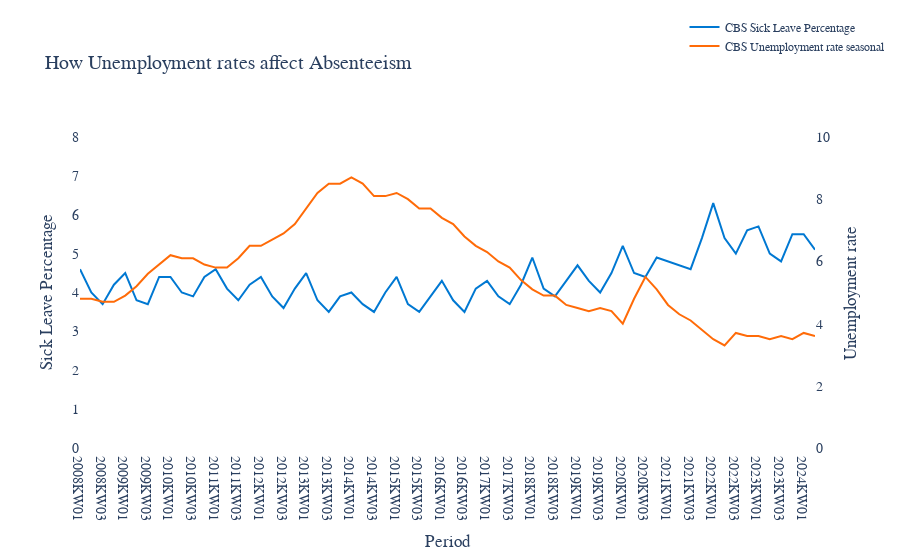

The cell this chart's notebook holds for it:
### Code cell
# Create the figure
fig = go.Figure()

# Add the sickleave to the left y-axis
fig.add_trace(
    go.Scatter(
        x=merged_df_vanaf2008['Perioden'], 
        y=merged_df_vanaf2008['Ziekteverzuimpercentage_1'],
        mode='lines', 
        name='CBS Sick Leave Percentage', 
        line=dict(color='#0078d2'),
        yaxis='y1'
    )
)

# Add the unemploymentrate to the right y-axis
fig.add_trace(
    go.Scatter(
        x=merged_df_vanaf2008['Perioden'], 
        y=merged_df_vanaf2008['Seizoengecorrigeerd_8'], 
        mode='lines', 
        name='CBS Unemployment rate seasonal', 
        line=dict(color='#ff6b08'),
        yaxis='y2'
    )
)

# Update the layout for two y-axes with customized settings
fig.update_layout(
    title='How Unemployment rates affect Absenteeism',
    xaxis=dict(
        title='Period',
        showgrid=True,
    ),
    yaxis=dict(
        title='Sick Leave Percentage',
        range=[0, 8],
            ),
    yaxis2=dict(
        title='Unemployment rate',
        anchor='x',
        overlaying='y',
        side='right',
        range=[0, 10]
    ),
    legend=dict(
        x=1.1,  # Move the legend to the top-right corner
        y=1.4,
        xanchor='right',
        font=dict(
            family='Arial',
            size=12
        )
    ),
    font=dict(
        family='Arial',
        size=14
    ),
    plot_bgcolor='white',  # Set background color to white
)

# Define the width and height of the plot (adjust as needed)
plot_width = 1000  # Width of the plot in pixels
plot_height = 600  # Height of the plot in pixels

# Show the plot
fig.show()

### Figure 1 — Plotly figure (JSON) as saved in the notebook; plotly's stock layout.template omitted (floating-point values rounded to 4 significant figures)
{"data": [{"line": {"color": "#0078d2"}, "mode": "lines", "name": "CBS Sick Leave Percentage", "type": "scatter", "x": ["2008KW01", "2008KW02", "2008KW03", "2008KW04", "2009KW01", "2009KW02", "2009KW03", "2009KW04", "2010KW01", "2010KW02", "2010KW03", "2010KW04", "2011KW01", "2011KW02", "2011KW03", "2011KW04", "2012KW01", "2012KW02", "2012KW03", "2012KW04", "2013KW01", "2013KW02", "2013KW03", "2013KW04", "2014KW01", "2014KW02", "2014KW03", "2014KW04", "2015KW01", "2015KW02", "2015KW03", "2015KW04", "2016KW01", "2016KW02", "2016KW03", "2016KW04", "2017KW01", "2017KW02", "2017KW03", "2017KW04", "2018KW01", "2018KW02", "2018KW03", "2018KW04", "2019KW01", "2019KW02", "2019KW03", "2019KW04", "2020KW01", "2020KW02", "2020KW03", "2020KW04", "2021KW01", "2021KW02", "2021KW03", "2021KW04", "2022KW01", "2022KW02", "2022KW03", "2022KW04", "2023KW01", "2023KW02", "2023KW03", "2023KW04", "2024KW01", "2024KW02"], "y": [4.6, 4, 3.7, 4.2, 4.5, 3.8, 3.7, 4.4, 4.4, 4, 3.9, 4.4, 4.6, 4.1, 3.8, 4.2, 4.4, 3.9, 3.6, 4.1, 4.5, 3.8, 3.5, 3.9, 4, 3.7, 3.5, 4, 4.4, 3.7, 3.5, 3.9, 4.3, 3.8, 3.5, 4.1, 4.3, 3.9, 3.7, 4.2, 4.9, 4.1, 3.9, 4.3, 4.7, 4.3, 4, 4.5, 5.2, 4.5, 4.4, 4.9, 4.8, 4.7, 4.6, 5.4, 6.3, 5.4, 5, 5.6, 5.7, 5, 4.8, 5.5, 5.5, 5.1], "yaxis": "y"}, {"line": {"color": "#ff6b08"}, "mode": "lines", "name": "CBS Unemployment rate seasonal", "type": "scatter", "x": ["2008KW01", "2008KW02", "2008KW03", "2008KW04", "2009KW01", "2009KW02", "2009KW03", "2009KW04", "2010KW01", "2010KW02", "2010KW03", "2010KW04", "2011KW01", "2011KW02", "2011KW03", "2011KW04", "2012KW01", "2012KW02", "2012KW03", "2012KW04", "2013KW01", "2013KW02", "2013KW03", "2013KW04", "2014KW01", "2014KW02", "2014KW03", "2014KW04", "2015KW01", "2015KW02", "2015KW03", "2015KW04", "2016KW01", "2016KW02", "2016KW03", "2016KW04", "2017KW01", "2017KW02", "2017KW03", "2017KW04", "2018KW01", "2018KW02", "2018KW03", "2018KW04", "2019KW01", "2019KW02", "2019KW03", "2019KW04", "2020KW01", "2020KW02", "2020KW03", "2020KW04", "2021KW01", "2021KW02", "2021KW03", "2021KW04", "2022KW01", "2022KW02", "2022KW03", "2022KW04", "2023KW01", "2023KW02", "2023KW03", "2023KW04", "2024KW01", "2024KW02"], "y": [4.8, 4.8, 4.7, 4.7, 4.9, 5.2, 5.6, 5.9, 6.2, 6.1, 6.1, 5.9, 5.8, 5.8, 6.1, 6.5, 6.5, 6.7, 6.9, 7.2, 7.7, 8.2, 8.5, 8.5, 8.7, 8.5, 8.1, 8.1, 8.2, 8, 7.7, 7.7, 7.4, 7.2, 6.8, 6.5, 6.3, 6, 5.8, 5.4, 5.1, 4.9, 4.9, 4.6, 4.5, 4.4, 4.5, 4.4, 4, 4.8, 5.5, 5.1, 4.6, 4.3, 4.1, 3.8, 3.5, 3.3, 3.7, 3.6, 3.6, 3.5, 3.6, 3.5, 3.7, 3.6], "yaxis": "y2"}], "layout": {"font": {"family": "Arial", "size": 14}, "legend": {"font": {"family": "Arial", "size": 12}, "x": 1.1, "xanchor": "right", "y": 1.4}, "plot_bgcolor": "white", "title": {"text": "How Unemployment rates affect Absenteeism"}, "xaxis": {"showgrid": true, "title": {"text": "Period"}}, "yaxis": {"range": [0, 8], "title": {"text": "Sick Leave Percentage"}}, "yaxis2": {"anchor": "x", "overlaying": "y", "range": [0, 10], "side": "right", "title": {"text": "Unemployment rate"}}}}
